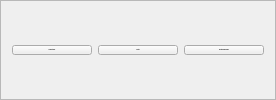
        <widget class="QFrame" name="frame_5">
         <property name="font">
          <font>
           <weight>75</weight>
           <bold>true</bold>
          </font>
         </property>
         <property name="frameShape">
          <enum>QFrame::StyledPanel</enum>
         </property>
         <property name="frameShadow">
          <enum>QFrame::Raised</enum>
         </property>
         <layout class="QHBoxLayout" name="horizontalLayout_5">
          <item>
           <widget class="QPushButton" name="pdf_gen">
            <property name="font">
             <font>
              <pointsize>-1</pointsize>
             </font>
            </property>
            <property name="text">
             <string>Generate PDF</string>
            </property>
           </widget>
          </item>
          <item>
           <widget class="QPushButton" name="show_charts_button">
            <property name="font">
             <font>
              <pointsize>-1</pointsize>
             </font>
            </property>
            <property name="text">
             <string>Charts</string>
            </property>
           </widget>
          </item>
          <item>
           <widget class="QPushButton" name="sun_charts">
            <property name="font">
             <font>
              <pointsize>-1</pointsize>
             </font>
            </property>
            <property name="text">
             <string>Relational Diagrams</string>
            </property>
           </widget>
          </item>
         </layout>
        </widget>
